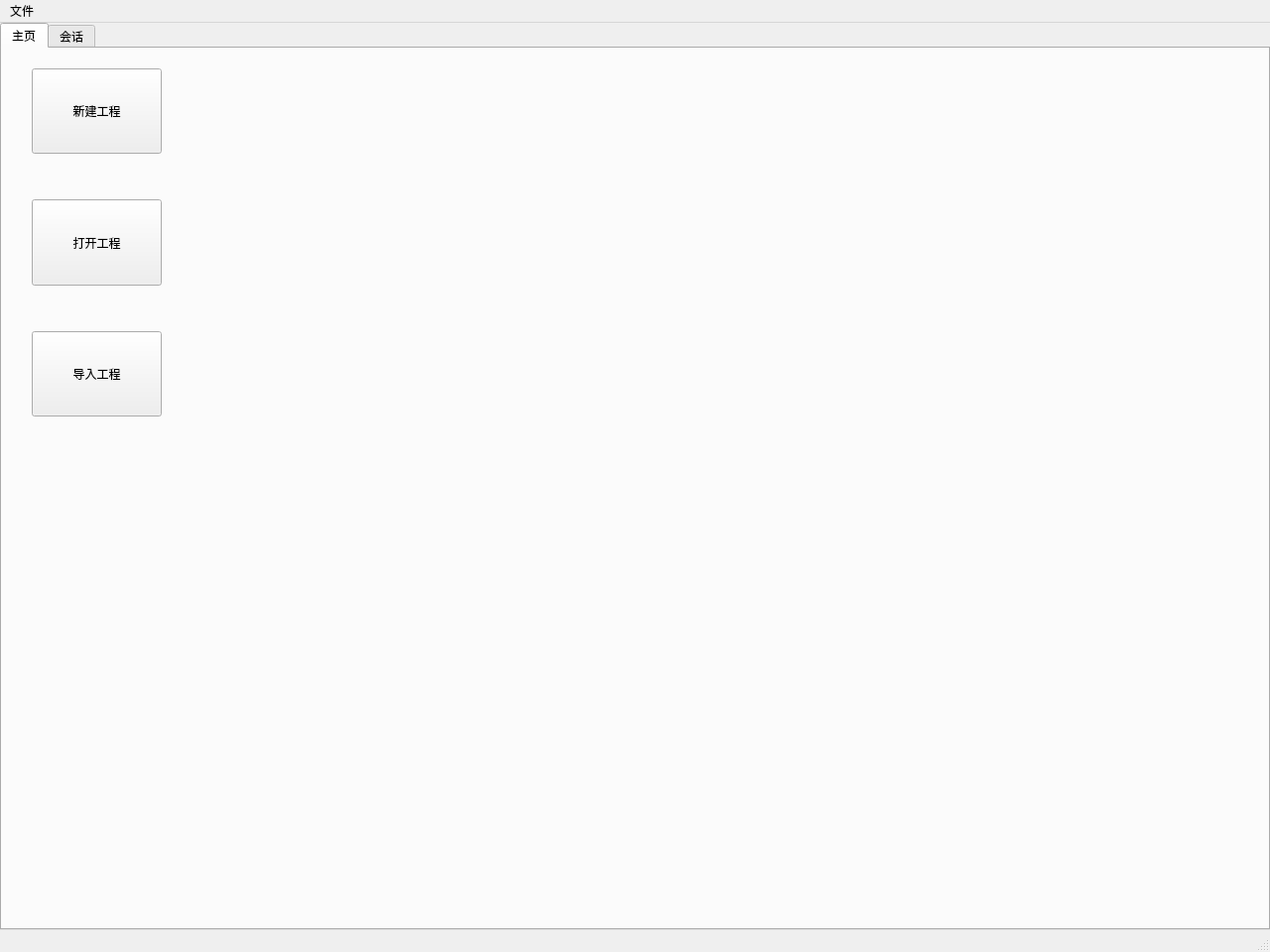
<?xml version="1.0" encoding="UTF-8"?>
<ui version="4.0">
 <class>MainWindow</class>
 <widget class="QMainWindow" name="MainWindow">
  <property name="geometry">
   <rect>
    <x>0</x>
    <y>0</y>
    <width>1280</width>
    <height>960</height>
   </rect>
  </property>
  <property name="windowTitle">
   <string>MainWindow</string>
  </property>
  <widget class="QWidget" name="centralwidget">
   <widget class="QTabWidget" name="tabWidget">
    <property name="geometry">
     <rect>
      <x>0</x>
      <y>0</y>
      <width>1280</width>
      <height>915</height>
     </rect>
    </property>
    <property name="currentIndex">
     <number>0</number>
    </property>
    <widget class="QWidget" name="tab_main">
     <attribute name="title">
      <string>主页</string>
     </attribute>
     <widget class="QWidget" name="verticalLayoutWidget">
      <property name="geometry">
       <rect>
        <x>30</x>
        <y>20</y>
        <width>131</width>
        <height>351</height>
       </rect>
      </property>
      <layout class="QVBoxLayout" name="verticalLayout">
       <property name="spacing">
        <number>6</number>
       </property>
       <item>
        <widget class="QPushButton" name="pushButton">
         <property name="sizePolicy">
          <sizepolicy hsizetype="Minimum" vsizetype="Preferred">
           <horstretch>0</horstretch>
           <verstretch>0</verstretch>
          </sizepolicy>
         </property>
         <property name="text">
          <string>新建工程</string>
         </property>
        </widget>
       </item>
       <item>
        <spacer name="verticalSpacer">
         <property name="orientation">
          <enum>Qt::Vertical</enum>
         </property>
         <property name="sizeType">
          <enum>QSizePolicy::Preferred</enum>
         </property>
         <property name="sizeHint" stdset="0">
          <size>
           <width>20</width>
           <height>40</height>
          </size>
         </property>
        </spacer>
       </item>
       <item>
        <widget class="QPushButton" name="pushButton_2">
         <property name="sizePolicy">
          <sizepolicy hsizetype="Minimum" vsizetype="Preferred">
           <horstretch>0</horstretch>
           <verstretch>0</verstretch>
          </sizepolicy>
         </property>
         <property name="text">
          <string>打开工程</string>
         </property>
        </widget>
       </item>
       <item>
        <spacer name="verticalSpacer_2">
         <property name="orientation">
          <enum>Qt::Vertical</enum>
         </property>
         <property name="sizeType">
          <enum>QSizePolicy::Preferred</enum>
         </property>
         <property name="sizeHint" stdset="0">
          <size>
           <width>20</width>
           <height>40</height>
          </size>
         </property>
        </spacer>
       </item>
       <item>
        <widget class="QPushButton" name="pushButton_3">
         <property name="sizePolicy">
          <sizepolicy hsizetype="Minimum" vsizetype="Preferred">
           <horstretch>0</horstretch>
           <verstretch>0</verstretch>
          </sizepolicy>
         </property>
         <property name="text">
          <string>导入工程</string>
         </property>
        </widget>
       </item>
      </layout>
     </widget>
    </widget>
    <widget class="QWidget" name="tab_2">
     <attribute name="title">
      <string>会话</string>
     </attribute>
    </widget>
   </widget>
  </widget>
  <widget class="QMenuBar" name="menubar">
   <property name="geometry">
    <rect>
     <x>0</x>
     <y>0</y>
     <width>1280</width>
     <height>23</height>
    </rect>
   </property>
   <widget class="QMenu" name="menu">
    <property name="title">
     <string>文件</string>
    </property>
    <addaction name="action"/>
    <addaction name="action_2"/>
    <addaction name="action_5"/>
    <addaction name="action_6"/>
    <addaction name="action_3"/>
    <addaction name="action_4"/>
    <addaction name="separator"/>
   </widget>
   <addaction name="menu"/>
  </widget>
  <widget class="QStatusBar" name="statusbar"/>
  <action name="action">
   <property name="text">
    <string>新建工程</string>
   </property>
  </action>
  <action name="action_2">
   <property name="text">
    <string>打开工程</string>
   </property>
  </action>
  <action name="action_3">
   <property name="text">
    <string>导入工程</string>
   </property>
  </action>
  <action name="action_4">
   <property name="text">
    <string>导出工程</string>
   </property>
  </action>
  <action name="action_5">
   <property name="text">
    <string>保存工程</string>
   </property>
  </action>
  <action name="action_6">
   <property name="text">
    <string>删除工程</string>
   </property>
  </action>
 </widget>
 <resources/>
 <connections>
  <connection>
   <sender>action</sender>
   <signal>triggered()</signal>
   <receiver>MainWindow</receiver>
   <slot>hide()</slot>
   <hints>
    <hint type="sourcelabel">
     <x>-1</x>
     <y>-1</y>
    </hint>
    <hint type="destinationlabel">
     <x>399</x>
     <y>299</y>
    </hint>
   </hints>
  </connection>
 </connections>
</ui>
